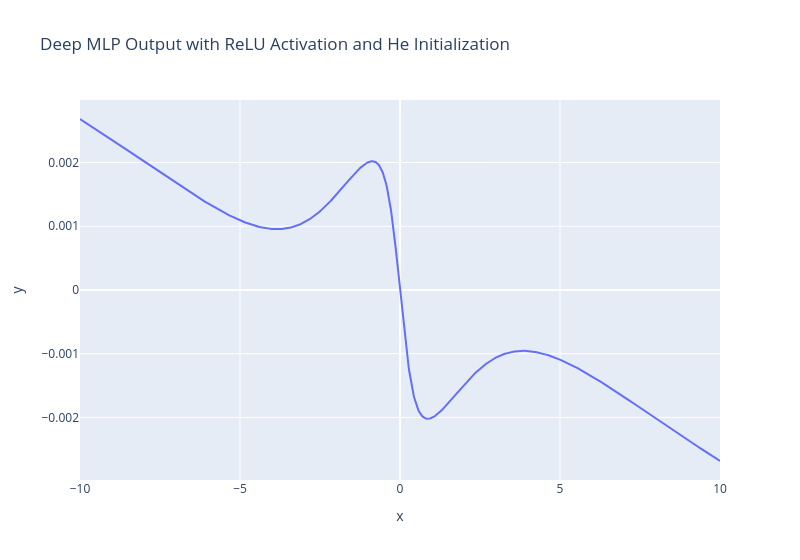

Notebook code cell kept with this figure:
### Markdown cell above
Notice small pre-activation values (close to 0) and the non-linearity centered around 0 for tanh and sigmoid.

### Code cell
fig = px.line(x=x_test.squeeze().detach().numpy(),
              y=y.squeeze().detach().numpy(),
              title="Deep MLP Output with ReLU Activation and He Initialization")
fig

### Figure 1 — Plotly figure (JSON) as saved in the notebook; plotly's stock layout.template omitted (floating-point values rounded to 4 significant figures; data arrays with more than 128 entries replaced by an {"elided": "..."} marker saying what was removed)
{"data": [{"hovertemplate": "x=%{x}<br>y=%{y}<extra></extra>", "legendgroup": "", "line": {"color": "#636efa", "dash": "solid"}, "marker": {"symbol": "circle"}, "mode": "lines", "name": "", "orientation": "v", "showlegend": false, "type": "scatter", "x": {"elided": "1000 float values"}, "xaxis": "x", "y": {"elided": "1000 float values"}, "yaxis": "y"}], "layout": {"legend": {"tracegroupgap": 0}, "title": {"text": "Deep MLP Output with ReLU Activation and He Initialization"}, "width": 800, "xaxis": {"anchor": "y", "domain": [0, 1], "title": {"text": "x"}}, "yaxis": {"anchor": "x", "domain": [0, 1], "title": {"text": "y"}}}}
